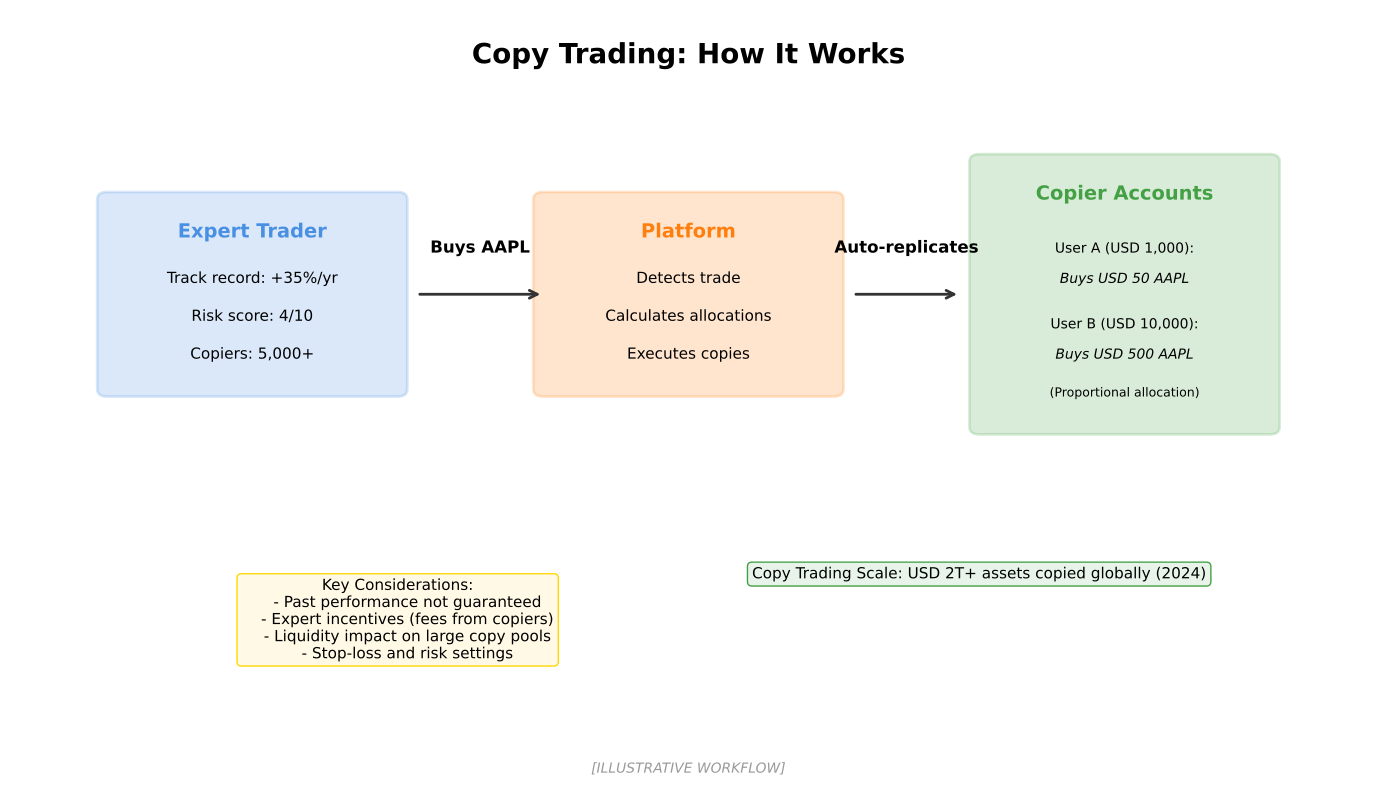

Recreate this plot in Python.
"""
Copy Trading Flow
Shows how copy trading works

Output: copy_trading_flow.pdf
Module: module_01_fintech
Lesson: 11 - WealthTech
"""

from pathlib import Path
import matplotlib.pyplot as plt
import matplotlib.patches as mpatches
import numpy as np

CHART_METADATA = {
    'title': 'Copy Trading Flow',
    'module': 'module_01_fintech',
    'lesson': 11,
    'url': 'https://github.com/Digital-AI-Finance/digital-finance/tree/main/module_01_fintech/figures/copy_trading_flow'
}

plt.rcParams.update({
    'font.size': 14,
    'axes.labelsize': 14,
})

def create_chart():
    """Create copy trading flow diagram"""
    fig, ax = plt.subplots(figsize=(14, 8))
    ax.set_xlim(0, 14)
    ax.set_ylim(0, 10)
    ax.axis('off')

    # Title
    ax.text(7, 9.3, 'Copy Trading: How It Works', fontsize=20, fontweight='bold', ha='center')

    # Expert trader
    expert_box = mpatches.FancyBboxPatch((1, 5), 3, 2.5,
                                          boxstyle='round,pad=0.1',
                                          facecolor='#4A90E2', alpha=0.2,
                                          edgecolor='#4A90E2', lw=2)
    ax.add_patch(expert_box)
    ax.text(2.5, 7, 'Expert Trader', ha='center', fontsize=14, fontweight='bold', color='#4A90E2')
    ax.text(2.5, 6.4, 'Track record: +35%/yr', ha='center', fontsize=11)
    ax.text(2.5, 5.9, 'Risk score: 4/10', ha='center', fontsize=11)
    ax.text(2.5, 5.4, 'Copiers: 5,000+', ha='center', fontsize=11)

    # Action
    ax.annotate('', xy=(5.5, 6.25), xytext=(4.2, 6.25),
               arrowprops=dict(arrowstyle='->', color='#333333', lw=2))
    ax.text(4.85, 6.8, 'Buys AAPL', ha='center', fontsize=12, fontweight='bold')

    # Platform
    platform_box = mpatches.FancyBboxPatch((5.5, 5), 3, 2.5,
                                            boxstyle='round,pad=0.1',
                                            facecolor='#FF7F0E', alpha=0.2,
                                            edgecolor='#FF7F0E', lw=2)
    ax.add_patch(platform_box)
    ax.text(7, 7, 'Platform', ha='center', fontsize=14, fontweight='bold', color='#FF7F0E')
    ax.text(7, 6.4, 'Detects trade', ha='center', fontsize=11)
    ax.text(7, 5.9, 'Calculates allocations', ha='center', fontsize=11)
    ax.text(7, 5.4, 'Executes copies', ha='center', fontsize=11)

    # Arrow to copiers
    ax.annotate('', xy=(9.8, 6.25), xytext=(8.7, 6.25),
               arrowprops=dict(arrowstyle='->', color='#333333', lw=2))
    ax.text(9.25, 6.8, 'Auto-replicates', ha='center', fontsize=12, fontweight='bold')

    # Copier accounts
    copier_box = mpatches.FancyBboxPatch((10, 4.5), 3, 3.5,
                                          boxstyle='round,pad=0.1',
                                          facecolor='#44A044', alpha=0.2,
                                          edgecolor='#44A044', lw=2)
    ax.add_patch(copier_box)
    ax.text(11.5, 7.5, 'Copier Accounts', ha='center', fontsize=14, fontweight='bold', color='#44A044')
    ax.text(11.5, 6.8, 'User A (USD 1,000):', ha='center', fontsize=10)
    ax.text(11.5, 6.4, 'Buys USD 50 AAPL', ha='center', fontsize=10, style='italic')
    ax.text(11.5, 5.8, 'User B (USD 10,000):', ha='center', fontsize=10)
    ax.text(11.5, 5.4, 'Buys USD 500 AAPL', ha='center', fontsize=10, style='italic')
    ax.text(11.5, 4.9, '(Proportional allocation)', ha='center', fontsize=9)

    # Key considerations
    considerations = """Key Considerations:
    - Past performance not guaranteed
    - Expert incentives (fees from copiers)
    - Liquidity impact on large copy pools
    - Stop-loss and risk settings"""

    ax.text(4, 2.5, considerations, ha='center', fontsize=11, va='top',
           bbox=dict(boxstyle='round', facecolor='#FFF9E6', edgecolor='#FFD700'))

    # Scale
    scale = "Copy Trading Scale: USD 2T+ assets copied globally (2024)"
    ax.text(10, 2.5, scale, ha='center', fontsize=11,
           bbox=dict(boxstyle='round', facecolor='#E8F4EA', edgecolor='#44A044'))

    # Source
    fig.text(0.5, 0.02, '[ILLUSTRATIVE WORKFLOW]',
            fontsize=10, ha='center', style='italic', color='#999999')

    plt.tight_layout()

    output_path = Path(__file__).parent / 'copy_trading_flow.pdf'
    plt.savefig(output_path, format='pdf', dpi=300, bbox_inches='tight')
    plt.close()
    print(f"Chart saved to: {output_path}")
    return output_path

if __name__ == '__main__':
    create_chart()
